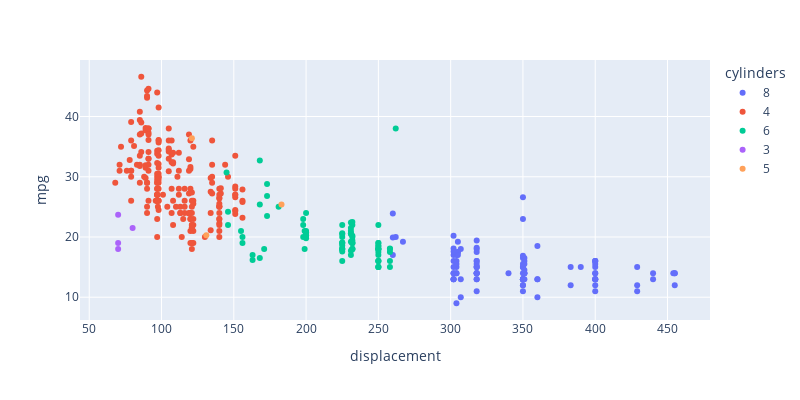

Notebook source saved alongside this figure:
### Markdown cell above
Origin 1 has the highest number of displacement and it's more downward sloping (lower value of mpg) than other origins

### Code cell
px.scatter(df,x='displacement',y='mpg',color='cylinders',width=800,height=400)

### Figure 1 — Plotly figure (JSON) as saved in the notebook; plotly's stock layout.template omitted (floating-point values rounded to 4 significant figures; data arrays with more than 128 entries replaced by an {"elided": "..."} marker saying what was removed)
{"data": [{"hovertemplate": "cylinders=8<br>displacement=%{x}<br>mpg=%{y}<extra></extra>", "legendgroup": "8", "marker": {"color": "#636efa", "symbol": "circle"}, "mode": "markers", "name": "8", "orientation": "v", "showlegend": true, "type": "scatter", "x": [307.0, 350.0, 318.0, 304.0, 302.0, 429.0, 454.0, 440.0, 455.0, 390.0, 383.0, 340.0, 400.0, 455.0, 360.0, 307.0, 318.0, 304.0, 350.0, 400.0, 351.0, 318.0, 383.0, 400.0, 400.0, 350.0, 400.0, 318.0, 351.0, 304.0, 429.0, 350.0, 350.0, 400.0, 304.0, 307.0, 302.0, 318.0, 350.0, 304.0, 350.0, 302.0, 318.0, 429.0, 400.0, 351.0, 318.0, 440.0, 455.0, 360.0, 400.0, 400.0, 360.0, 350.0, 350.0, 400.0, 318.0, 350.0, 302.0, 350.0, 318.0, 302.0, 304.0, 400.0, 350.0, 318.0, 351.0, 262.0, 302.0, 305.0, 318.0, 304.0, 351.0, 318.0, 350.0, 350.0, 302.0, 318.0, 305.0, 260.0, 318.0, 302.0, 400.0, 350.0, 400.0, 351.0, 260.0, 318.0, 302.0, 305.0, 302.0, 318.0, 305.0, 302.0, 351.0, 318.0, 350.0, 351.0, 267.0, 360.0, 350.0, 260.0, 350.0], "xaxis": "x", "y": [18.0, 15.0, 18.0, 16.0, 17.0, 15.0, 14.0, 14.0, 14.0, 15.0, 15.0, 14.0, 15.0, 14.0, 10.0, 10.0, 11.0, 9.0, 14.0, 14.0, 14.0, 14.0, 12.0, 13.0, 13.0, 13.0, 14.0, 15.0, 14.0, 17.0, 11.0, 13.0, 12.0, 13.0, 15.0, 13.0, 13.0, 14.0, 13.0, 14.0, 13.0, 14.0, 15.0, 12.0, 13.0, 13.0, 14.0, 13.0, 12.0, 13.0, 11.0, 12.0, 13.0, 12.0, 15.0, 16.0, 15.0, 11.0, 16.0, 13.0, 14.0, 14.0, 14.0, 16.0, 15.0, 16.0, 14.0, 20.0, 13.0, 17.5, 16.0, 15.5, 14.5, 13.0, 16.5, 13.0, 13.0, 13.0, 17.5, 17.0, 15.5, 15.0, 16.0, 15.5, 15.5, 16.0, 19.9, 19.4, 20.2, 19.2, 18.1, 17.5, 17.0, 17.6, 16.5, 18.2, 16.9, 15.5, 19.2, 18.5, 23.0, 23.9, 26.6], "yaxis": "y"}, {"hovertemplate": "cylinders=4<br>displacement=%{x}<br>mpg=%{y}<extra></extra>", "legendgroup": "4", "marker": {"color": "#EF553B", "symbol": "circle"}, "mode": "markers", "name": "4", "orientation": "v", "showlegend": true, "type": "scatter", "x": {"elided": "199 float values"}, "xaxis": "x", "y": {"elided": "199 float values"}, "yaxis": "y"}, {"hovertemplate": "cylinders=6<br>displacement=%{x}<br>mpg=%{y}<extra></extra>", "legendgroup": "6", "marker": {"color": "#00cc96", "symbol": "circle"}, "mode": "markers", "name": "6", "orientation": "v", "showlegend": true, "type": "scatter", "x": [198.0, 199.0, 200.0, 199.0, 232.0, 225.0, 250.0, 250.0, 232.0, 258.0, 250.0, 250.0, 225.0, 250.0, 232.0, 250.0, 198.0, 232.0, 155.0, 156.0, 198.0, 232.0, 250.0, 250.0, 258.0, 225.0, 225.0, 250.0, 250.0, 250.0, 231.0, 250.0, 258.0, 225.0, 231.0, 232.0, 171.0, 232.0, 225.0, 250.0, 200.0, 232.0, 225.0, 250.0, 250.0, 258.0, 156.0, 168.0, 250.0, 231.0, 225.0, 250.0, 146.0, 231.0, 200.0, 200.0, 225.0, 232.0, 231.0, 200.0, 225.0, 258.0, 231.0, 163.0, 163.0, 231.0, 200.0, 232.0, 225.0, 173.0, 173.0, 225.0, 168.0, 173.0, 145.0, 168.0, 146.0, 231.0, 200.0, 225.0, 181.0, 262.0, 232.0], "xaxis": "x", "y": [22.0, 18.0, 21.0, 21.0, 19.0, 16.0, 17.0, 19.0, 18.0, 18.0, 19.0, 18.0, 18.0, 16.0, 18.0, 18.0, 23.0, 18.0, 21.0, 20.0, 20.0, 19.0, 15.0, 16.0, 16.0, 18.0, 19.0, 18.0, 15.0, 15.0, 17.0, 16.0, 15.0, 18.0, 21.0, 20.0, 18.0, 19.0, 22.0, 22.0, 24.0, 22.5, 20.0, 18.0, 18.5, 17.5, 19.0, 16.5, 17.5, 20.5, 19.0, 18.5, 22.0, 19.2, 20.5, 20.2, 20.5, 19.4, 20.6, 20.8, 18.6, 18.1, 17.7, 17.0, 16.2, 21.5, 19.8, 20.2, 20.6, 28.8, 26.8, 19.1, 32.7, 23.5, 30.7, 25.4, 24.2, 22.4, 20.2, 17.6, 25.0, 38.0, 22.0], "yaxis": "y"}, {"hovertemplate": "cylinders=3<br>displacement=%{x}<br>mpg=%{y}<extra></extra>", "legendgroup": "3", "marker": {"color": "#ab63fa", "symbol": "circle"}, "mode": "markers", "name": "3", "orientation": "v", "showlegend": true, "type": "scatter", "x": [70.0, 70.0, 80.0, 70.0], "xaxis": "x", "y": [19.0, 18.0, 21.5, 23.7], "yaxis": "y"}, {"hovertemplate": "cylinders=5<br>displacement=%{x}<br>mpg=%{y}<extra></extra>", "legendgroup": "5", "marker": {"color": "#FFA15A", "symbol": "circle"}, "mode": "markers", "name": "5", "orientation": "v", "showlegend": true, "type": "scatter", "x": [131.0, 183.0, 121.0], "xaxis": "x", "y": [20.3, 25.4, 36.4], "yaxis": "y"}], "layout": {"height": 400, "legend": {"title": {"text": "cylinders"}, "tracegroupgap": 0}, "margin": {"t": 60}, "width": 800, "xaxis": {"anchor": "y", "domain": [0, 1], "title": {"text": "displacement"}}, "yaxis": {"anchor": "x", "domain": [0, 1], "title": {"text": "mpg"}}}}
